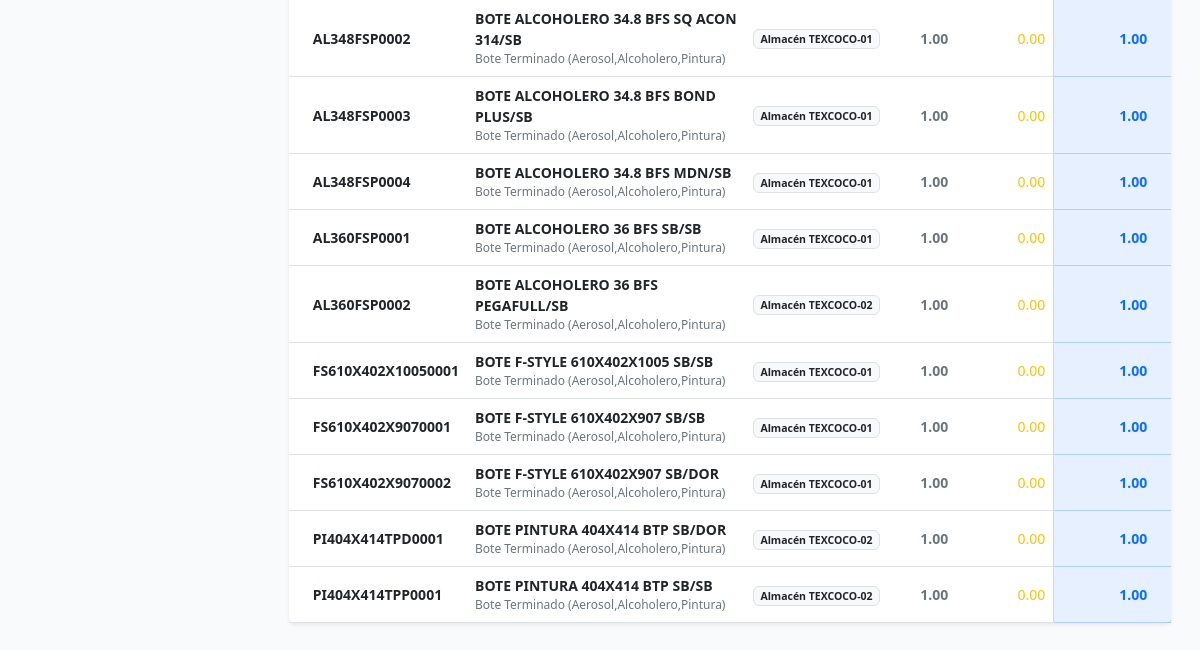
Page /inventario/existencias/ (signed in, lower part) on the earlier database version.
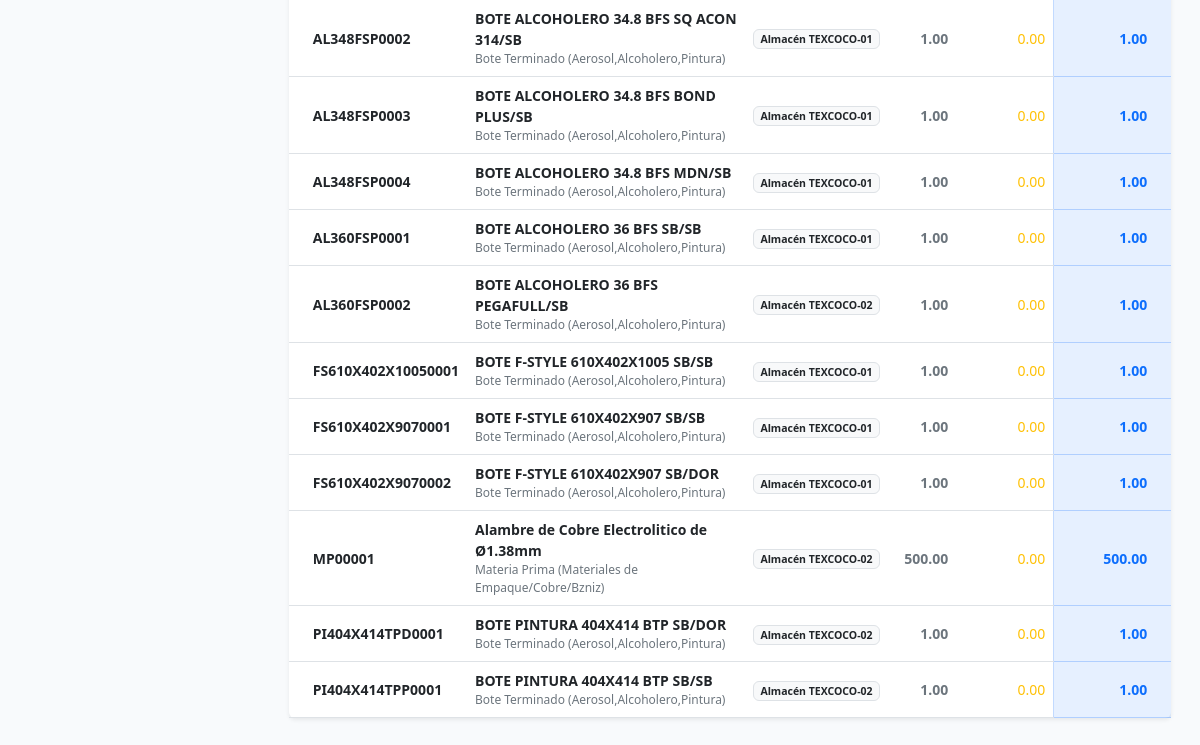
Same page on the later database version.
### inventario/models.py (models this page shows, shortened)
class Stock(models.Model):
    producto = models.ForeignKey(Producto, on_delete=models.CASCADE)
    bodega = models.ForeignKey(Bodega, on_delete=models.PROTECT)
    cantidad = models.DecimalField(
        max_digits=18, decimal_places=6, default=Decimal('0.000000'), validators=[MinValueValidator(Decimal('0.000000'))]
    )
    cantidad_reservada = models.DecimalField(
        max_digits=18, decimal_places=6, default=Decimal('0.000000'),
        help_text="Stock apartado para Órdenes de Producción o Pedidos de Venta"
    )
    ubicacion_especifica = models.CharField(max_length=50, blank=True, null=True, help_text="Ej: Pasillo A, Estante 4")
    stock_minimo = models.DecimalField(max_digits=18, decimal_places=6, default=Decimal('0.000000'), help_text="Alerta de stock mínimo")
    fecha_ultima_actualizacion = models.DateTimeField(auto_now=True)
    class Meta:
        verbose_name = "Existencia (Stock)"
        verbose_name_plural = "Existencias por Ubicación"
        unique_together = ('producto', 'bodega')
    @property
    def cantidad_disponible(self):
        return self.cantidad - self.cantidad_reservada

class Producto(models.Model):
    MATERIA_PRIMA = 'MP'
    COMPONENTE = 'CP'
    PRODUCTO_TERMINADO = 'PT'
    HOJALATA = 'HL'
    HOJA_LITOGRAFIADA = 'LL'
    PLANTILLA = 'CC'
    TIPO_PRODUCTO_CHOICES = [
        (MATERIA_PRIMA, 'Materia Prima (Materiales de Empaque/Cobre/Bzniz)'),
        (COMPONENTE, 'Componente (Conos/Fondos/Boq./Válvulas)'),
        (PRODUCTO_TERMINADO, 'Bote Terminado (Aerosol,Alcoholero,Pintura)'),
        (HOJALATA, 'Hojalata Plain'),
        (HOJA_LITOGRAFIADA, 'Litografiada / Barnizada'),
        (PLANTILLA, 'Cuerpos Cortados'),
    ]
    nombre = models.CharField(max_length=255)
    sku = models.CharField(max_length=50, unique=True, help_text="Ej: AE-001 (Aerosol) o MP-BAR-EPO (Barniz)")
    descripcion = models.TextField(blank=True, null=True)
    tipo = models.CharField(max_length=2, choices=TIPO_PRODUCTO_CHOICES, default=PRODUCTO_TERMINADO)
    unidad_medida = models.ForeignKey(UnidadMedida, on_delete=models.PROTECT, help_text="Ej: Pza, Kg")
    moneda_base_costo = models.ForeignKey(
        Moneda, on_delete=models.PROTECT, related_name='productos_costo', help_text="Moneda en la que se rastrea el costo promedio"
    )
    moneda_base_venta = models.ForeignKey(
        Moneda, on_delete=models.PROTECT, related_name='productos_venta', help_text="Moneda de referencia para precios de venta"
    )
    costo_promedio_mxn = models.DecimalField(
        max_digits=18, decimal_places=6, default=Decimal('0.000000'), help_text="Costo promedio unitario en MXN para contabilidad"
    )
    class Meta:
        verbose_name = "Producto"
        verbose_name_plural = "Catálogo de Productos"

class Bodega(models.Model):
    codigo = models.CharField(max_length=20, unique=True)
    nombre = models.CharField(max_length=100)
    descripcion = models.TextField(blank=True, null=True)
    class Meta:
        verbose_name = "Bodega / Almacén"
        verbose_name_plural = "Bodegas / Almacenes"

### inventario/views.py (the view)
# urls.py: path('existencias/', views.existencias_view, name='existencias'),
@login_required
def existencias_view(request):
    existencias = Stock.objects.select_related('producto', 'bodega').all().order_by('producto__sku', 'bodega__nombre')
    query = request.GET.get('q', '').strip()
    bodega_id = request.GET.get('bodega', '').strip()
    if query:
        existencias = existencias.filter(
            Q(producto__sku__icontains=query) | Q(producto__nombre__icontains=query)
        )
    if bodega_id:
        existencias = existencias.filter(bodega_id=bodega_id)
    if request.headers.get('HX-Request'):
        return render(request, 'inventario/partials/_tabla_existencias.html', {'existencias': existencias})
    bodegas = Bodega.objects.all() # Traemos las bodegas reales para el filtro
    return render(request, 'inventario/existencias.html', {
        'existencias': existencias,
        'bodegas': bodegas,
        'query': query
    })

### inventario/templates/inventario/existencias.html (shortened to what this page needs)
{% extends 'general/base.html' %}
{% load static %}
{% block content %}
<div id="tabla-existencias-container">
    {% include 'inventario/partials/_tabla_existencias.html' %}
</div>
{% endblock %}

### inventario/templates/inventario/partials/_tabla_existencias.html (shortened to what this page needs)
<div class="card border-0 shadow-sm">
    <div class="card-body p-0">
        <div class="table-responsive">
            <table class="table table-hover align-middle mb-0">
                <tbody class="text-secondary small">
                    {% for item in existencias %}
                    <tr>
                        <td class="ps-4 fw-bold text-dark">{{ item.producto.sku }}</td>
                        <td>
                            <div class="d-flex flex-column">
                                <span class="fw-semibold text-dark">{{ item.producto.nombre }}</span>
                                <span class="text-muted" style="font-size: 0.75rem;">{{ item.producto.get_tipo_display }}</span>
                            </div>
                        </td>
                        <td>
                            <span class="badge bg-light text-dark border">{{ item.bodega.nombre }}</span>
                        </td>
                        <td class="text-end fw-semibold">{{ item.cantidad|floatformat:2 }}</td>
                        <td class="text-end text-warning">{{ item.cantidad_reservada|floatformat:2 }}</td>
                        <td class="text-end pe-4 fw-bold bg-primary bg-opacity-10 text-primary border-start border-primary border-opacity-25">
                            {{ item.cantidad_disponible|floatformat:2 }}
                        </td>
                    </tr>
                    {% endfor %}
                </tbody>
            </table>
        </div>
    </div>
</div>

Differences in the rows shown:
added Stock: producto.sku "MP00001", producto.nombre "Alambre de Cobre Electrolitico de Ø1.38mm", producto.tipo "Materia Prima (Materiales de Empaque/Cobre/Bzniz)", bodega.nombre "Almacén TEXCOCO-02", cantidad "500.00", cantidad_reservada "0.00", cantidad_disponible "500.00"
